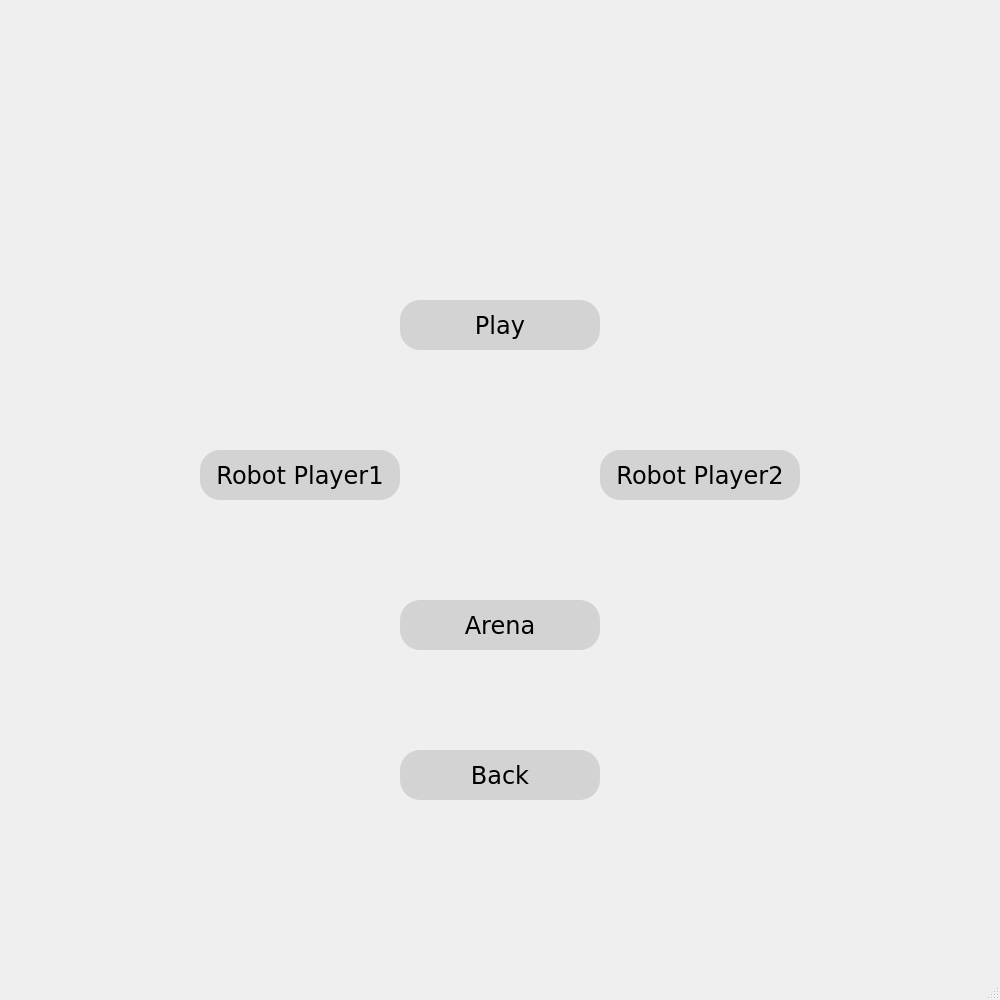
<?xml version="1.0" encoding="UTF-8"?>
<ui version="4.0">
 <class>SoloMenu</class>
 <widget class="QMainWindow" name="SoloMenu">
  <property name="geometry">
   <rect>
    <x>0</x>
    <y>0</y>
    <width>1000</width>
    <height>1000</height>
   </rect>
  </property>
  <property name="windowTitle">
   <string>MainWindow</string>
  </property>
  <widget class="QWidget" name="centralwidget">
   <widget class="QPushButton" name="RobotButtonP1">
    <property name="geometry">
     <rect>
      <x>200</x>
      <y>450</y>
      <width>200</width>
      <height>50</height>
     </rect>
    </property>
    <property name="styleSheet">
     <string notr="true">QPushButton {
        background-color: lightgray;
        font-family: Verdana;
        font-size: 24px;
        border-radius: 20px;
        min-width: 200px; /* Set the minimum width */
        min-height: 50px; /* Set the minimum height */
		position: absolute;
   		 left: 100px;
   		 top: 200px;
    }

    QPushButton:hover {
        background-color: rgb(203, 255, 255);
}</string>
    </property>
    <property name="text">
     <string>Robot Player1</string>
    </property>
   </widget>
   <widget class="QPushButton" name="BackButton">
    <property name="geometry">
     <rect>
      <x>400</x>
      <y>750</y>
      <width>200</width>
      <height>50</height>
     </rect>
    </property>
    <property name="styleSheet">
     <string notr="true">QPushButton {
        background-color: lightgray;
        font-family: Verdana;
        font-size: 24px;
        border-radius: 20px;
        min-width: 200px; /* Set the minimum width */
        min-height: 50px; /* Set the minimum height */
		position: absolute;
   		 left: 100px;
   		 top: 200px;
    }

    QPushButton:hover {
        background-color: rgb(203, 255, 255);
}</string>
    </property>
    <property name="text">
     <string>Back</string>
    </property>
   </widget>
   <widget class="QPushButton" name="ArenaButton">
    <property name="geometry">
     <rect>
      <x>400</x>
      <y>600</y>
      <width>200</width>
      <height>50</height>
     </rect>
    </property>
    <property name="styleSheet">
     <string notr="true">QPushButton {
        background-color: lightgray;
        font-family: Verdana;
        font-size: 24px;
        border-radius: 20px;
        min-width: 200px; /* Set the minimum width */
        min-height: 50px; /* Set the minimum height */
		position: absolute;
   		 left: 100px;
   		 top: 200px;
    }

    QPushButton:hover {
        background-color: rgb(203, 255, 255);
}</string>
    </property>
    <property name="text">
     <string>Arena</string>
    </property>
   </widget>
   <widget class="QPushButton" name="PlayButton">
    <property name="geometry">
     <rect>
      <x>400</x>
      <y>300</y>
      <width>200</width>
      <height>50</height>
     </rect>
    </property>
    <property name="styleSheet">
     <string notr="true">QPushButton {
        background-color: lightgray;
        font-family: Verdana;
        font-size: 24px;
        border-radius: 20px;
        min-width: 200px; /* Set the minimum width */
        min-height: 50px; /* Set the minimum height */
		position: absolute;
   		 left: 100px;
   		 top: 200px;
    }

    QPushButton:hover {
        background-color: rgb(203, 255, 255);
}</string>
    </property>
    <property name="text">
     <string>Play</string>
    </property>
   </widget>
   <widget class="QPushButton" name="RobotButtonP2">
    <property name="geometry">
     <rect>
      <x>600</x>
      <y>450</y>
      <width>200</width>
      <height>50</height>
     </rect>
    </property>
    <property name="styleSheet">
     <string notr="true">QPushButton {
        background-color: lightgray;
        font-family: Verdana;
        font-size: 24px;
        border-radius: 20px;
        min-width: 200px; /* Set the minimum width */
        min-height: 50px; /* Set the minimum height */
		position: absolute;
   		 left: 100px;
   		 top: 200px;
    }

    QPushButton:hover {
        background-color: rgb(203, 255, 255);
}</string>
    </property>
    <property name="text">
     <string>Robot Player2</string>
    </property>
   </widget>
  </widget>
  <widget class="QStatusBar" name="statusbar"/>
 </widget>
 <resources/>
 <connections/>
</ui>
